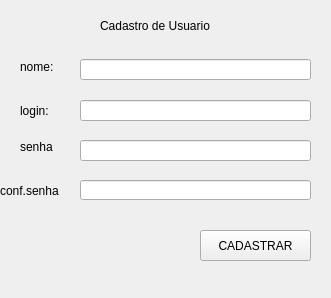
<?xml version="1.0" encoding="UTF-8"?>
<ui version="4.0">
 <class>Form</class>
 <widget class="QWidget" name="Form">
  <property name="geometry">
   <rect>
    <x>0</x>
    <y>0</y>
    <width>331</width>
    <height>298</height>
   </rect>
  </property>
  <property name="windowTitle">
   <string>Form</string>
  </property>
  <widget class="QLabel" name="Ibltitulo">
   <property name="geometry">
    <rect>
     <x>100</x>
     <y>0</y>
     <width>391</width>
     <height>51</height>
    </rect>
   </property>
   <property name="styleSheet">
    <string notr="true">font: 36pt &quot;MS Shell Dlg 2&quot;;
font: 16pt &quot;MS Shell Dlg 2&quot;;
font: 14pt &quot;MS Shell Dlg 2&quot;;</string>
   </property>
   <property name="text">
    <string>Cadastro de Usuario</string>
   </property>
  </widget>
  <widget class="QLabel" name="label">
   <property name="geometry">
    <rect>
     <x>20</x>
     <y>60</y>
     <width>47</width>
     <height>13</height>
    </rect>
   </property>
   <property name="styleSheet">
    <string notr="true">font: 12pt &quot;MS Shell Dlg 2&quot;;</string>
   </property>
   <property name="text">
    <string>nome:</string>
   </property>
  </widget>
  <widget class="QLineEdit" name="entry_nome">
   <property name="geometry">
    <rect>
     <x>80</x>
     <y>59</y>
     <width>231</width>
     <height>21</height>
    </rect>
   </property>
  </widget>
  <widget class="QLineEdit" name="entry_login">
   <property name="geometry">
    <rect>
     <x>80</x>
     <y>100</y>
     <width>231</width>
     <height>21</height>
    </rect>
   </property>
  </widget>
  <widget class="QLineEdit" name="entry_senha">
   <property name="geometry">
    <rect>
     <x>80</x>
     <y>140</y>
     <width>231</width>
     <height>21</height>
    </rect>
   </property>
  </widget>
  <widget class="QLineEdit" name="entry_conf_senha">
   <property name="geometry">
    <rect>
     <x>80</x>
     <y>180</y>
     <width>231</width>
     <height>20</height>
    </rect>
   </property>
  </widget>
  <widget class="QLabel" name="label_2">
   <property name="geometry">
    <rect>
     <x>20</x>
     <y>100</y>
     <width>47</width>
     <height>21</height>
    </rect>
   </property>
   <property name="styleSheet">
    <string notr="true">font: 11pt &quot;MS Shell Dlg 2&quot;;
font: 12pt &quot;MS Shell Dlg 2&quot;;</string>
   </property>
   <property name="text">
    <string>login:</string>
   </property>
  </widget>
  <widget class="QLabel" name="label_3">
   <property name="geometry">
    <rect>
     <x>20</x>
     <y>140</y>
     <width>47</width>
     <height>13</height>
    </rect>
   </property>
   <property name="styleSheet">
    <string notr="true">font: 12pt &quot;MS Shell Dlg 2&quot;;</string>
   </property>
   <property name="text">
    <string>senha</string>
   </property>
  </widget>
  <widget class="QLabel" name="label_4">
   <property name="geometry">
    <rect>
     <x>0</x>
     <y>180</y>
     <width>81</width>
     <height>21</height>
    </rect>
   </property>
   <property name="styleSheet">
    <string notr="true">font: 12pt &quot;MS Shell Dlg 2&quot;;</string>
   </property>
   <property name="text">
    <string>conf.senha</string>
   </property>
  </widget>
  <widget class="QPushButton" name="btn_cadastrar">
   <property name="geometry">
    <rect>
     <x>200</x>
     <y>230</y>
     <width>111</width>
     <height>31</height>
    </rect>
   </property>
   <property name="text">
    <string>CADASTRAR</string>
   </property>
  </widget>
 </widget>
 <resources/>
 <connections/>
</ui>
